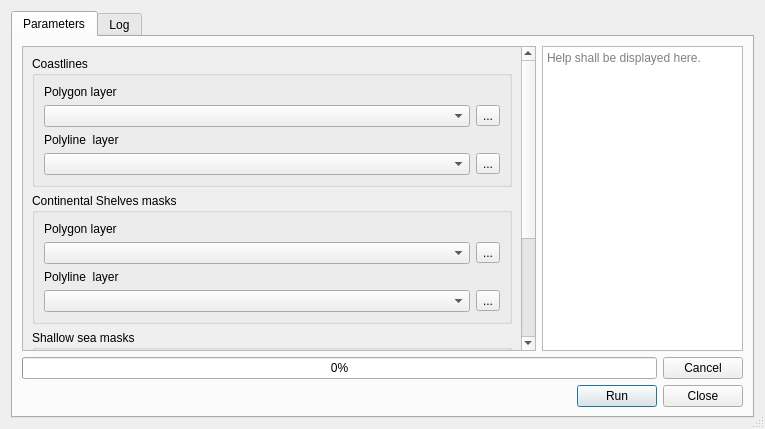
<?xml version="1.0" encoding="UTF-8"?>
<ui version="4.0">
 <class>MaskMakerDialogBase</class>
 <widget class="QDialog" name="MaskMakerDialogBase">
  <property name="geometry">
   <rect>
    <x>0</x>
    <y>0</y>
    <width>765</width>
    <height>429</height>
   </rect>
  </property>
  <property name="sizePolicy">
   <sizepolicy hsizetype="Preferred" vsizetype="Preferred">
    <horstretch>0</horstretch>
    <verstretch>0</verstretch>
   </sizepolicy>
  </property>
  <property name="windowTitle">
   <string>Paleogeography - Mask preparation</string>
  </property>
  <property name="sizeGripEnabled">
   <bool>true</bool>
  </property>
  <layout class="QVBoxLayout" name="verticalLayout_11">
   <item>
    <widget class="QTabWidget" name="tabWidget">
     <property name="currentIndex">
      <number>0</number>
     </property>
     <widget class="QWidget" name="tab">
      <attribute name="title">
       <string>Parameters</string>
      </attribute>
      <layout class="QGridLayout" name="gridLayout">
       <item row="0" column="0">
        <layout class="QHBoxLayout" name="horizontalLayout_2">
         <item>
          <widget class="QScrollArea" name="scrollArea">
           <property name="verticalScrollBarPolicy">
            <enum>Qt::ScrollBarAlwaysOn</enum>
           </property>
           <property name="widgetResizable">
            <bool>true</bool>
           </property>
           <widget class="QWidget" name="scrollAreaWidgetContents">
            <property name="geometry">
             <rect>
              <x>0</x>
              <y>-173</y>
              <width>495</width>
              <height>472</height>
             </rect>
            </property>
            <layout class="QGridLayout" name="gridLayout_2">
             <item row="2" column="0">
              <widget class="QGroupBox" name="groupBox">
               <property name="title">
                <string>Shallow sea masks</string>
               </property>
               <layout class="QVBoxLayout" name="verticalLayout_8">
                <item>
                 <layout class="QVBoxLayout" name="verticalLayout_6">
                  <item>
                   <widget class="QLabel" name="label_4">
                    <property name="text">
                     <string>Polygon layer</string>
                    </property>
                   </widget>
                  </item>
                  <item>
                   <layout class="QHBoxLayout" name="horizontalLayout_4">
                    <property name="sizeConstraint">
                     <enum>QLayout::SetNoConstraint</enum>
                    </property>
                    <item>
                     <widget class="QgsMapLayerComboBox" name="selectSsMask">
                      <property name="allowEmptyLayer">
                       <bool>false</bool>
                      </property>
                      <property name="showCrs">
                       <bool>true</bool>
                      </property>
                      <property name="excludedProviders">
                       <stringlist>
                        <string>&quot;gdal&quot;</string>
                       </stringlist>
                      </property>
                     </widget>
                    </item>
                    <item>
                     <widget class="QToolButton" name="selectSsButton">
                      <property name="text">
                       <string>...</string>
                      </property>
                     </widget>
                    </item>
                   </layout>
                  </item>
                 </layout>
                </item>
                <item>
                 <layout class="QVBoxLayout" name="verticalLayout_7">
                  <item>
                   <widget class="QLabel" name="label_9">
                    <property name="text">
                     <string>Polyline  layer</string>
                    </property>
                   </widget>
                  </item>
                  <item>
                   <layout class="QHBoxLayout" name="horizontalLayout_6">
                    <property name="sizeConstraint">
                     <enum>QLayout::SetNoConstraint</enum>
                    </property>
                    <item>
                     <widget class="QgsMapLayerComboBox" name="selectSsMaskLine">
                      <property name="allowEmptyLayer">
                       <bool>true</bool>
                      </property>
                      <property name="showCrs">
                       <bool>true</bool>
                      </property>
                      <property name="excludedProviders">
                       <stringlist>
                        <string>&quot;gdal&quot;</string>
                       </stringlist>
                      </property>
                     </widget>
                    </item>
                    <item>
                     <widget class="QToolButton" name="selectSsLineButton">
                      <property name="text">
                       <string>...</string>
                      </property>
                     </widget>
                    </item>
                   </layout>
                  </item>
                 </layout>
                </item>
               </layout>
              </widget>
             </item>
             <item row="3" column="0">
              <widget class="QGroupBox" name="groupBox_4">
               <property name="title">
                <string>Output file path:</string>
               </property>
               <layout class="QHBoxLayout" name="horizontalLayout">
                <item>
                 <layout class="QVBoxLayout" name="verticalLayout">
                  <item>
                   <widget class="QgsFileWidget" name="outputFile"/>
                  </item>
                 </layout>
                </item>
               </layout>
              </widget>
             </item>
             <item row="0" column="0">
              <widget class="QGroupBox" name="groupBox_2">
               <property name="title">
                <string>Coastlines</string>
               </property>
               <layout class="QVBoxLayout" name="verticalLayout_10">
                <item>
                 <layout class="QVBoxLayout" name="verticalLayout_2">
                  <item>
                   <widget class="QLabel" name="label_5">
                    <property name="text">
                     <string>Polygon layer</string>
                    </property>
                   </widget>
                  </item>
                  <item>
                   <layout class="QHBoxLayout" name="horizontalLayout_8">
                    <property name="sizeConstraint">
                     <enum>QLayout::SetNoConstraint</enum>
                    </property>
                    <item>
                     <widget class="QgsMapLayerComboBox" name="selectCoastlineMask">
                      <property name="allowEmptyLayer">
                       <bool>false</bool>
                      </property>
                      <property name="showCrs">
                       <bool>true</bool>
                      </property>
                      <property name="excludedProviders">
                       <stringlist>
                        <string>&quot;gdal&quot;</string>
                       </stringlist>
                      </property>
                     </widget>
                    </item>
                    <item>
                     <widget class="QToolButton" name="selectCoastButton">
                      <property name="text">
                       <string>...</string>
                      </property>
                     </widget>
                    </item>
                   </layout>
                  </item>
                 </layout>
                </item>
                <item>
                 <layout class="QVBoxLayout" name="verticalLayout_3">
                  <item>
                   <widget class="QLabel" name="label_11">
                    <property name="text">
                     <string>Polyline  layer</string>
                    </property>
                   </widget>
                  </item>
                  <item>
                   <layout class="QHBoxLayout" name="horizontalLayout_9">
                    <property name="sizeConstraint">
                     <enum>QLayout::SetNoConstraint</enum>
                    </property>
                    <item>
                     <widget class="QgsMapLayerComboBox" name="selectCoastlineMaskLine">
                      <property name="allowEmptyLayer">
                       <bool>true</bool>
                      </property>
                      <property name="showCrs">
                       <bool>true</bool>
                      </property>
                      <property name="excludedProviders">
                       <stringlist>
                        <string>&quot;gdal&quot;</string>
                       </stringlist>
                      </property>
                     </widget>
                    </item>
                    <item>
                     <widget class="QToolButton" name="selectCoastLineButton">
                      <property name="text">
                       <string>...</string>
                      </property>
                     </widget>
                    </item>
                   </layout>
                  </item>
                 </layout>
                </item>
               </layout>
              </widget>
             </item>
             <item row="1" column="0">
              <widget class="QGroupBox" name="groupBox_3">
               <property name="title">
                <string>Continental Shelves masks</string>
               </property>
               <layout class="QVBoxLayout" name="verticalLayout_9">
                <item>
                 <layout class="QVBoxLayout" name="verticalLayout_4">
                  <item>
                   <widget class="QLabel" name="label_8">
                    <property name="text">
                     <string>Polygon layer</string>
                    </property>
                   </widget>
                  </item>
                  <item>
                   <layout class="QHBoxLayout" name="horizontalLayout_5">
                    <property name="sizeConstraint">
                     <enum>QLayout::SetNoConstraint</enum>
                    </property>
                    <item>
                     <widget class="QgsMapLayerComboBox" name="selectCshMask">
                      <property name="allowEmptyLayer">
                       <bool>false</bool>
                      </property>
                      <property name="showCrs">
                       <bool>true</bool>
                      </property>
                      <property name="excludedProviders">
                       <stringlist>
                        <string>&quot;gdal&quot;</string>
                       </stringlist>
                      </property>
                     </widget>
                    </item>
                    <item>
                     <widget class="QToolButton" name="selectCsButton">
                      <property name="text">
                       <string>...</string>
                      </property>
                     </widget>
                    </item>
                   </layout>
                  </item>
                 </layout>
                </item>
                <item>
                 <layout class="QVBoxLayout" name="verticalLayout_5">
                  <item>
                   <widget class="QLabel" name="label_10">
                    <property name="text">
                     <string>Polyline  layer</string>
                    </property>
                   </widget>
                  </item>
                  <item>
                   <layout class="QHBoxLayout" name="horizontalLayout_7">
                    <property name="sizeConstraint">
                     <enum>QLayout::SetNoConstraint</enum>
                    </property>
                    <item>
                     <widget class="QgsMapLayerComboBox" name="selectCshMaskLine">
                      <property name="allowEmptyLayer">
                       <bool>true</bool>
                      </property>
                      <property name="showCrs">
                       <bool>true</bool>
                      </property>
                      <property name="excludedProviders">
                       <stringlist>
                        <string>&quot;gdal&quot;</string>
                       </stringlist>
                      </property>
                     </widget>
                    </item>
                    <item>
                     <widget class="QToolButton" name="selectCsLineButton">
                      <property name="text">
                       <string>...</string>
                      </property>
                     </widget>
                    </item>
                   </layout>
                  </item>
                 </layout>
                </item>
               </layout>
              </widget>
             </item>
             <item row="4" column="0">
              <spacer name="verticalSpacer">
               <property name="orientation">
                <enum>Qt::Vertical</enum>
               </property>
               <property name="sizeHint" stdset="0">
                <size>
                 <width>20</width>
                 <height>40</height>
                </size>
               </property>
              </spacer>
             </item>
            </layout>
           </widget>
          </widget>
         </item>
         <item>
          <widget class="QTextBrowser" name="textBrowser">
           <property name="sizePolicy">
            <sizepolicy hsizetype="Expanding" vsizetype="Expanding">
             <horstretch>0</horstretch>
             <verstretch>0</verstretch>
            </sizepolicy>
           </property>
           <property name="maximumSize">
            <size>
             <width>201</width>
             <height>16777215</height>
            </size>
           </property>
           <property name="placeholderText">
            <string>Help shall be displayed here.</string>
           </property>
          </widget>
         </item>
        </layout>
       </item>
       <item row="2" column="0">
        <layout class="QHBoxLayout" name="horizontalLayout_11">
         <item>
          <layout class="QHBoxLayout" name="horizontalLayout_12">
           <item>
            <widget class="QLabel" name="warningLabel">
             <property name="text">
              <string/>
             </property>
             <property name="wordWrap">
              <bool>true</bool>
             </property>
            </widget>
           </item>
           <item>
            <widget class="QPushButton" name="runButton">
             <property name="sizePolicy">
              <sizepolicy hsizetype="Fixed" vsizetype="Fixed">
               <horstretch>0</horstretch>
               <verstretch>0</verstretch>
              </sizepolicy>
             </property>
             <property name="text">
              <string>Run</string>
             </property>
            </widget>
           </item>
           <item>
            <widget class="QPushButton" name="closeButton">
             <property name="sizePolicy">
              <sizepolicy hsizetype="Fixed" vsizetype="Fixed">
               <horstretch>0</horstretch>
               <verstretch>0</verstretch>
              </sizepolicy>
             </property>
             <property name="text">
              <string>Close</string>
             </property>
            </widget>
           </item>
          </layout>
         </item>
        </layout>
       </item>
       <item row="1" column="0">
        <layout class="QHBoxLayout" name="horizontalLayout_10">
         <item>
          <widget class="QProgressBar" name="progressBar">
           <property name="value">
            <number>0</number>
           </property>
          </widget>
         </item>
         <item>
          <widget class="QPushButton" name="cancelButton">
           <property name="sizePolicy">
            <sizepolicy hsizetype="Fixed" vsizetype="Fixed">
             <horstretch>0</horstretch>
             <verstretch>0</verstretch>
            </sizepolicy>
           </property>
           <property name="text">
            <string>Cancel</string>
           </property>
          </widget>
         </item>
        </layout>
       </item>
      </layout>
     </widget>
     <widget class="QWidget" name="tab_2">
      <attribute name="title">
       <string>Log</string>
      </attribute>
      <layout class="QHBoxLayout" name="horizontalLayout_3">
       <item>
        <widget class="QPlainTextEdit" name="plainTextEdit">
         <property name="readOnly">
          <bool>true</bool>
         </property>
         <property name="placeholderText">
          <string>Logs shall be displayed here.</string>
         </property>
        </widget>
       </item>
      </layout>
     </widget>
    </widget>
   </item>
  </layout>
 </widget>
 <customwidgets>
  <customwidget>
   <class>QgsFileWidget</class>
   <extends>QWidget</extends>
   <header>qgsfilewidget.h</header>
  </customwidget>
  <customwidget>
   <class>QgsMapLayerComboBox</class>
   <extends>QComboBox</extends>
   <header>qgsmaplayercombobox.h</header>
  </customwidget>
 </customwidgets>
 <resources/>
 <connections>
  <connection>
   <sender>cancelButton</sender>
   <signal>clicked()</signal>
   <receiver>MaskMakerDialogBase</receiver>
   <slot>reject()</slot>
   <hints>
    <hint type="sourcelabel">
     <x>704</x>
     <y>361</y>
    </hint>
    <hint type="destinationlabel">
     <x>382</x>
     <y>214</y>
    </hint>
   </hints>
  </connection>
  <connection>
   <sender>closeButton</sender>
   <signal>clicked()</signal>
   <receiver>MaskMakerDialogBase</receiver>
   <slot>close()</slot>
   <hints>
    <hint type="sourcelabel">
     <x>703</x>
     <y>393</y>
    </hint>
    <hint type="destinationlabel">
     <x>382</x>
     <y>214</y>
    </hint>
   </hints>
  </connection>
 </connections>
</ui>
